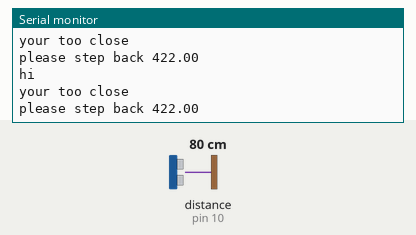
Simulated run of this sketch. Board: Arduino Uno, built with avr-gcc and run on an emulated ATmega328P. Parts: the last lines printed to the serial monitor. Wiring (inferred from the names in the program): ultrasonic range finder: trigger pin 9; echo pin 10. The test bench sets the inputs (shaded band); at power-on: distance to the obstacle (sensor on pin 10) 80 cm. The echo pulse lasts 58.3 µs per cm.

Above: at 1.2 s.
1.3 s: distance to the obstacle (sensor on pin 10) set to 2 cm
At 2.3 s:
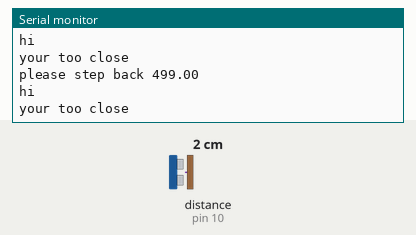
2.8 s: distance to the obstacle (sensor on pin 10) set to 4 cm
At 3.5 s:
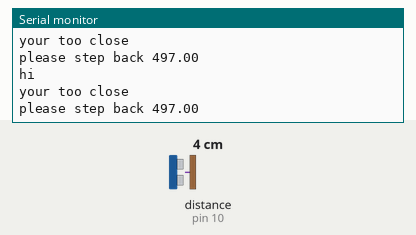
Timing chart, 0 to 5.8 s (numbered marks = the images above; inputs shaded):
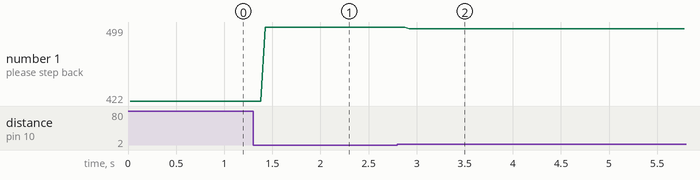

Measured:
- after the input at 1.3 s, the serial monitor: prints a new line after 0.13 s (image 1)
- after the input at 2.8 s, the serial monitor: prints a new line after 0.12 s (image 2)
- plotted number 1: 422 → 499 after the input at 1.3 s, 499 → 497 after the input at 2.8 s

The sketch:

sound_sensor.ino
```cpp
const int trigPin = 9;
const int echoPin = 10;
// defines variables
long duration;
int distance;
void setup() {
pinMode(trigPin, OUTPUT); // Sets the trigPin as an Output
pinMode(echoPin, INPUT); // Sets the echoPin as an Input
Serial.begin(9600); // Starts the serial communication
}
void loop() {
Serial.println("hi");
// Clears the trigPin
digitalWrite(trigPin, LOW);
delayMicroseconds(2);
// Sets the trigPin on HIGH state for 10 micro seconds
digitalWrite(trigPin, HIGH);
delayMicroseconds(1000);
digitalWrite(trigPin, LOW);
// Reads the echoPin, returns the sound wave travel time in microseconds
duration = pulseIn(echoPin, HIGH);
// Calculating the distance
distance= duration*0.017;

if(distance <= 500){
  Serial.println("your too close");
  float neededSpace = 500 - distance;
  Serial.print("please step back " );
  Serial.println(neededSpace);
  }
else{
  Serial.println(distance);
  }
}
```
